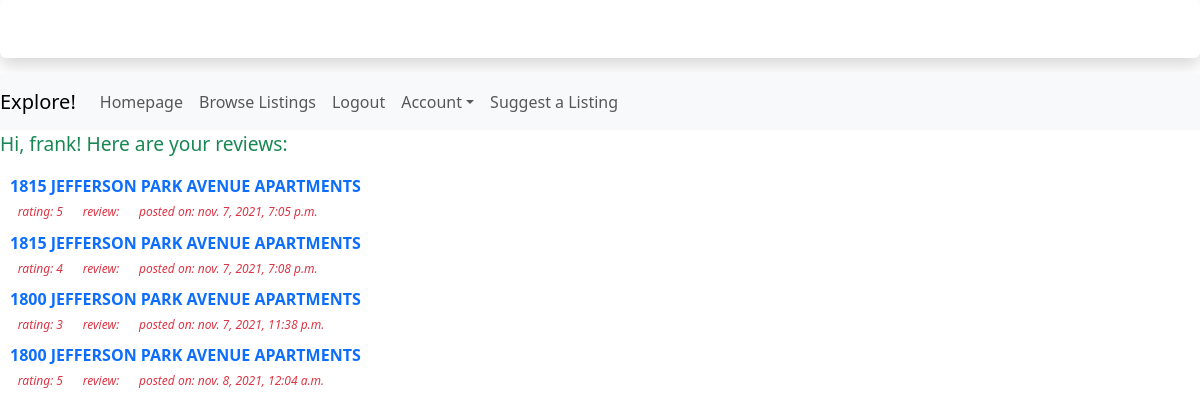
Page /housing/manage_reviews/ (signed in) on the earlier database version.
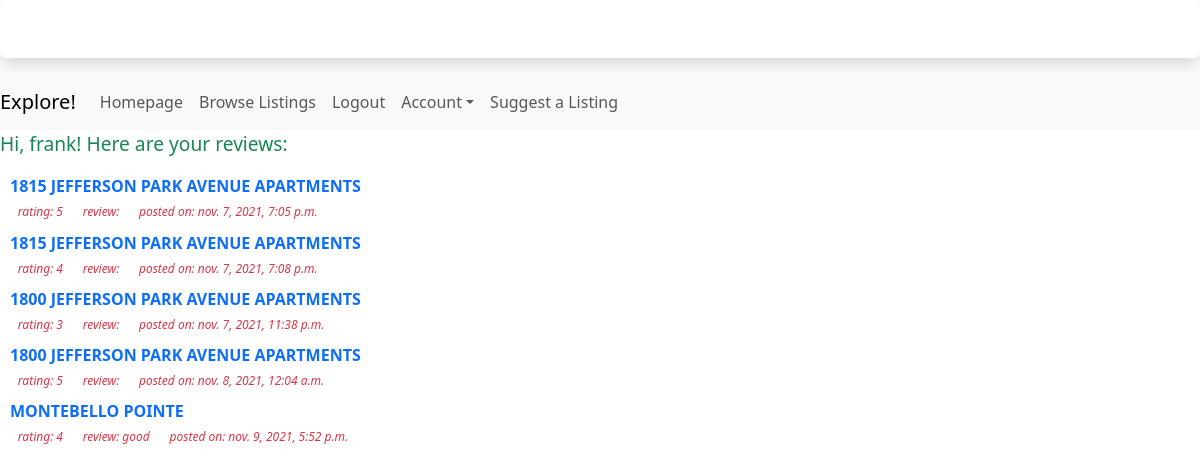
Same page on the later database version.
### housing/models.py (models this page shows, shortened)
class Review(models.Model):
    house = models.ForeignKey(StudentHousing, on_delete=models.CASCADE)
    rating = models.IntegerField(default=0)
    comment = models.TextField(max_length=200, default="")
    pub_date = models.DateTimeField('date published')

class StudentHousing(models.Model):
    name = models.CharField(max_length=200)
    distToGrounds = models.FloatField(default=0)
    parking = models.BooleanField()
    minCost = models.IntegerField(default=0)
    maxCost = models.IntegerField(default=0)
    location = models.TextField(max_length=200, null=True)
    landlordEmail = models.CharField(max_length=200, null=True)
    landlordPhone = models.CharField(max_length=200, null=True)
    amenities = models.TextField(max_length=200, null=True)
    deadline = models.CharField(max_length=200, null=True)
    averageRating = models.FloatField(default=0)
    address = models.TextField(max_length=200, null=True)
    image = models.ImageField(blank=True, null=True) #makes it optional to include an image
    def __str__(self):
        return self.name

### housing/views.py (the view)
# urls.py: path('manage_reviews/', views.user_review_list, name='review_list'),
def user_review_list(request):
    review_list = Review.objects.filter(id__in=User.objects.get(email=request.user.email).userreview_set.values_list('review_id', flat=True))
    context = {'review_list': review_list}
    return render(request, 'housing/userReviewList.html', context)

### housing/templates/housing/userReviewList.html (shortened to what this page needs)
<!doctype html>
{% load bootstrap5 %}
{% bootstrap_css %}
{% load socialaccount %}
<div style="width: 100%" class="shadow p-2 mb-3 bg-body rounded text-white">
    <h3 class="font-monospace text-center">Housing for UVA Students by B-07!</h3>
</div>
<nav class="navbar navbar-expand-lg navbar-light bg-light">
    <a class="navbar-brand">Explore!</a>
    <div class="collapse navbar-collapse" id="navbarNav">
        <ul class="navbar-nav">
            <li class="nav-item">
                <a class="nav-link" href="{% url 'index' %}">Homepage</a>
            </li>
            <li class="nav-item">
                <a class="nav-link" href="{% url 'housing:studentHousingList' %}">Browse Listings</a>
            </li>
            {% if user.is_authenticated %}
                <li class="nav-item">
                    <a class="nav-link" href="{% url 'housing:logout' %}">Logout</a>
                </li>
                <li class="nav-item dropdown">
                <a class="nav-link dropdown-toggle" data-bs-toggle="dropdown" href="#" role="button" id="dropdownMenuLink" aria-haspopup="true" aria-expanded="false">Account</a>
                </li>
                <li class="nav-item">
                    <a class="nav-link" href="{% url 'housing:submission' %}">Suggest a Listing</a>
                </li>
            {% else %}
                <li class="nav-item">
                    <a class="nav-link" href="{% provider_login_url 'google' %}">Login</a>
                </li>
            {% endif %}
        </ul>
    </div>
</nav>
{% if user.is_authenticated %}
<div style="width: 400px; font-size:120%">
    <p class="text-success">Hi, {{ user.username }}! Here are your reviews:</p>
</div>
{% endif %}
{% if review_list %}
    <dl style="margin-left: 10px">
    {% for review in review_list %}
        <dt class="text-uppercase fw-bolder"><a style="text-decoration:none" href="{% url 'housing:detail' review.house.id %}"><strong>{{ review.house }}</strong></a></dt>
        <dd class="badge bg-white text-danger text-primary text-lowercase fw-light"><em>Rating: {{ review.rating }}</em></dd>
        <dd class="badge bg-white text-danger text-primary text-lowercase fw-light"><em>Review: {{ review.comment }}</em></dd>
        <dd class="badge bg-white text-danger text-primary text-lowercase fw-light"><em>Posted on: {{ review.pub_date }}</em></dd>
        <br>
    {% endfor %}
    </dl>
{% else %}
    <p>No reviews available.</p>
{% endif %}

Differences in the rows shown:
added Review: house "MONTEBELLO POINTE", rating "4", comment "good", pub_date "nov. 9, 2021, 5:52 p.m."
